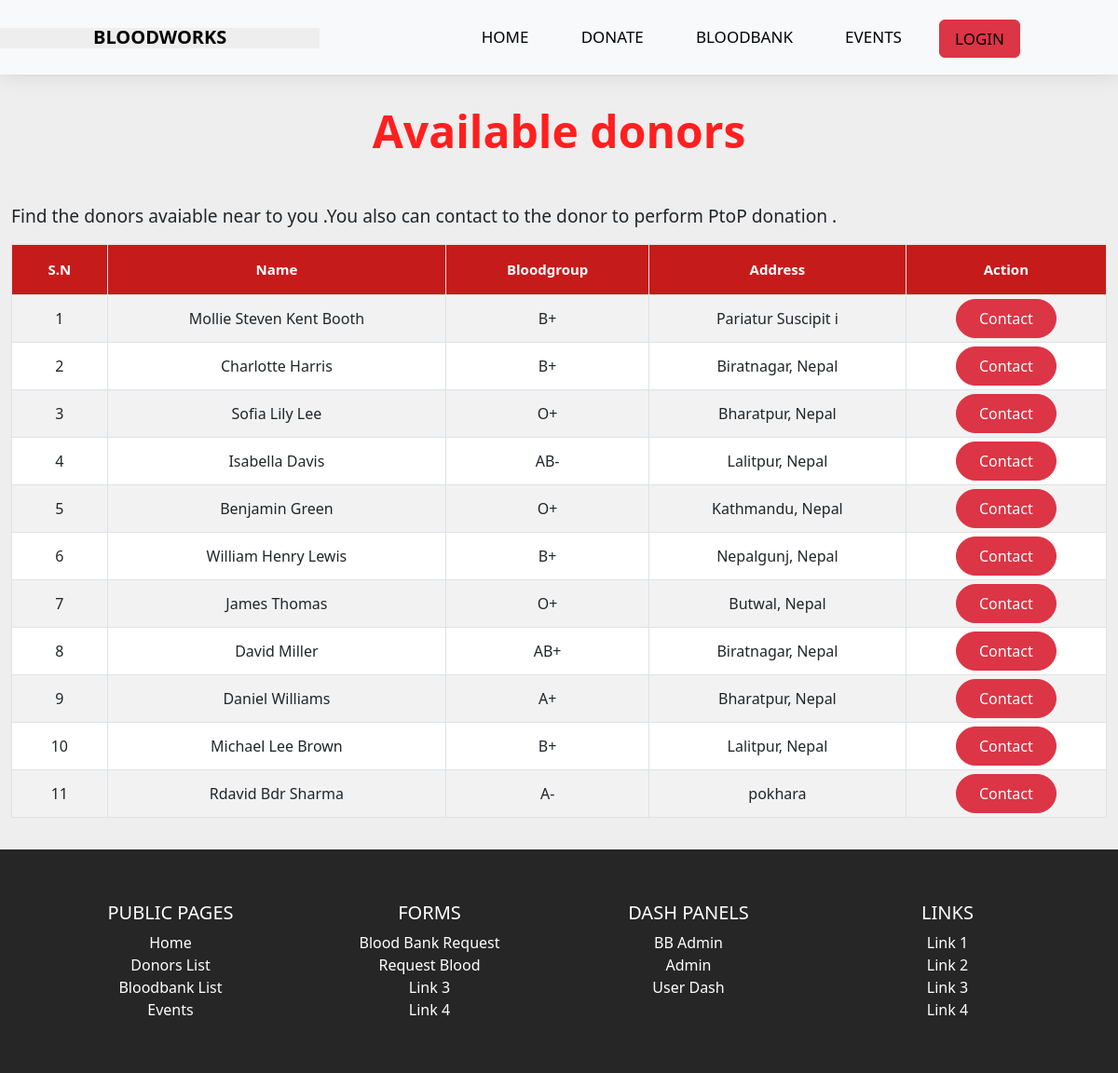
Before: /donorlist with the older database file.
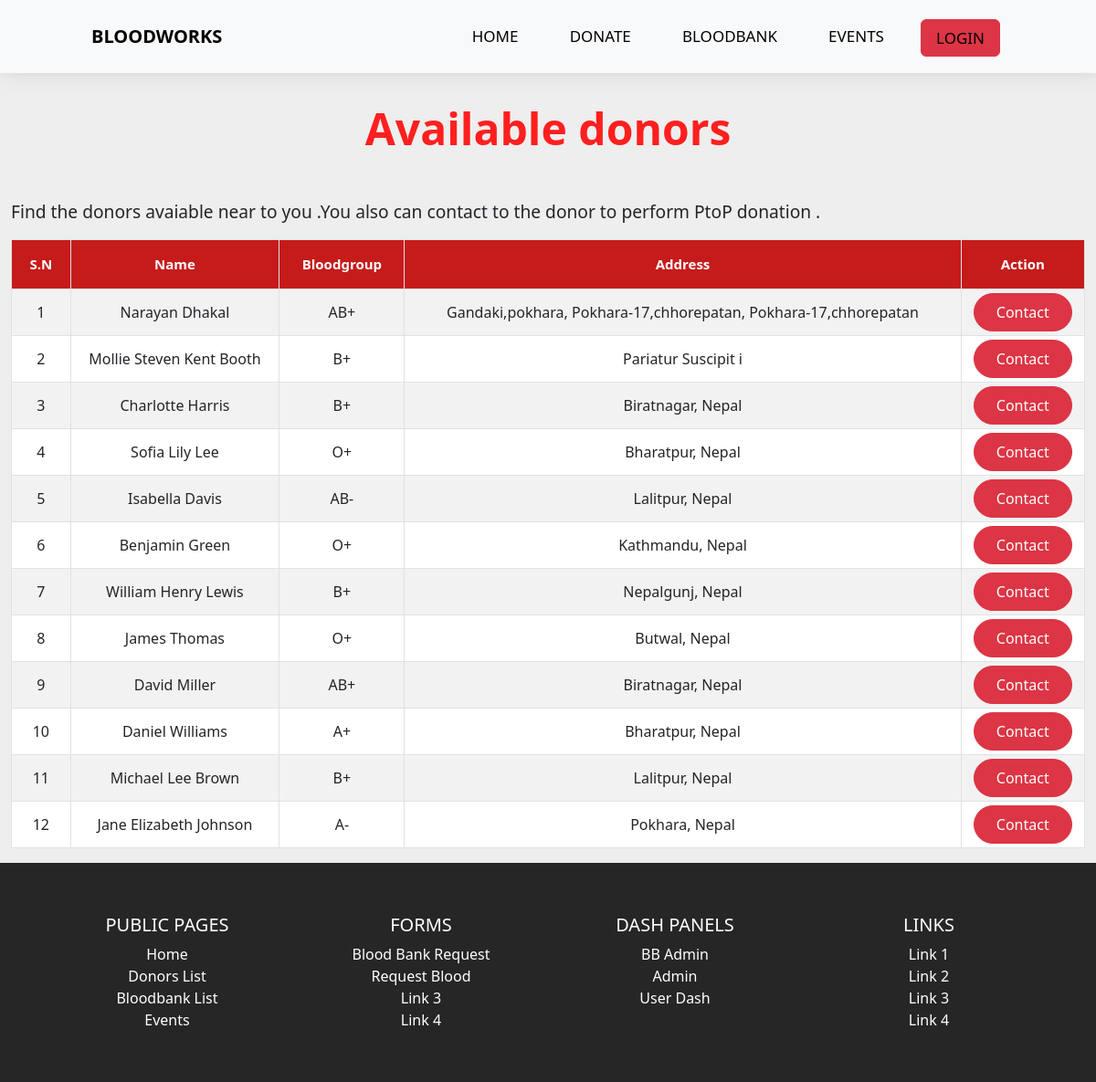
After: the same page with the newer database file.
### tables this page shows
CREATE TABLE `user` (
  `id` int(11) NOT NULL,
  `fname` varchar(20) DEFAULT NULL,
  `mname` varchar(20) DEFAULT NULL,
  `lname` varchar(20) DEFAULT NULL,
  `dateofbirth` date DEFAULT NULL,
  `email` varchar(50) DEFAULT NULL,
  `password` varchar(70) DEFAULT NULL,
  `username` varchar(25) DEFAULT NULL,
  `bloodgroup` varchar(5) DEFAULT NULL,
  `donor_availability` varchar(15) DEFAULT NULL,
  `address` varchar(100) DEFAULT NULL,
  `phone_no` varchar(100) DEFAULT NULL,
  `age` int(11) DEFAULT NULL,
  `last_donation_date` date DEFAULT NULL
);

### controllers/DonorList.php (called while the page is built, shortened)
<?php
class Donorlist
{
    public function index($a = "", $b = "", $c = "")
    {
        $donor = $this->donor();
        $data = [
            "donors" => $donor
        ];
        $this->view('donor-list', $data);
    }
    private function donor()
    {
        $donorlist = new Model;
        $donorlist->table = "user";
        $data = [
            "donor_availability" => "Available"
        ];
        $donor_list = $donorlist->where($data);
        return $donor_list;
    }
}

### includes/app.php (called while the page is built, shortened)
<?php
class App
{
    private $method = "index";
    public function splitURL()
    {
        $URL = $_GET['url'] ?? 'home';
        $URL = explode("/", trim($URL, "/"));
        return $URL;
    }
    public function loadController()
    {
        $URL = $this->splitURL();
        if($URL[0] == "dash"){
            if ($URL[0] == "dash" && !isset($URL[1])) {
                $filename = "controllers/Dash"  . ".php";
            } elseif ($URL[0] == "dash" && isset($URL[1])) {
                $filename = "controllers/" . $URL[0] . $URL[1] . ".php";
            }
        }
        elseif ($URL[0] == "admin"  ) {
            if ($URL[0] == "admin" && !isset($URL[1])) {
                $filename = "controllers/Admin"  . ".php";
            } elseif ($URL[0] == "admin" && isset($URL[1])) {
                $filename = "controllers/" . $URL[0] . $URL[1] . ".php";
            }
        }
        elseif ($URL[0] == "bbadmin"  ) {
            if ($URL[0] == "bbadmin" && !isset($URL[1])) {
                $filename = "controllers/bbadmin"  . ".php";
            } elseif ($URL[0] == "bbadmin" && isset($URL[1])) {
                $filename = "controllers/" . $URL[0] . $URL[1] . ".php";
            }
        }
        else{
            $filename = "controllers/" .$URL[0] . ".php";
        }
        if (file_exists($filename)) {
            unset($URL[0]);
        } else {
            $filename = "controllers/_404.php";
            require $filename;
            $this->controller = "_404";
        }
        $controller = new $this->controller;
        $URL = $URL ? array_values($URL) : [];
        call_user_func_array([$controller, $this->method], $URL);
    }
}

### index.php (called while the page is built, shortened)
<?php
$app = new App;
$app->loadController();
?>

### includes/functions.php (called while the page is built, shortened)
<?php
function checkIflLoggedIn(){
    if(isset($_SESSION['loggedin'])){
        return $_SESSION['u-type'];
    }
    else{
        return false;
    }
}

### includes/database.php (called while the page is built, shortened)
<?php
trait Database
{
    public function connect()
    {
        $string = "mysql:hostname=" . DBHOST . ";dbname=" . DBNAME;
        $con = new PDO($string, DBUSER, DBPASS);
        return $con;
    }
    public function query($query, $data = [])
    {
        $con = $this->connect();
        $stm = $con->prepare($query);
        $check = $stm->execute($data);
        if ($check) {
            $result = $stm->fetchAll(PDO::FETCH_OBJ);
            if (is_array($result) && count($result)) {
                return $result;
            }
        }
        return false;
    }
}

### includes/models.php (called while the page is built, shortened)
<?php
class Model
{
    public $table = "users";
    protected $limit = '100';
    protected $offset = 0;
    protected $order_type = "desc";
    public $order_column = "id";
    public function where($data, $data_not = [])
    {
        $keys = array_keys($data);
        $query = "select * from $this->table where ";
        foreach ($keys as $key) {
            $query .= $key . " = :" . $key . " && ";
        }
        $query = trim($query, " && ");
        $query .= " order by $this->order_column $this->order_type limit $this->limit offset $this->offset";
        $data = array_merge($data, $data_not);
        return $this->query($query, $data);
    }
}

### views/donor-list.views.php (the view, shortened to what this page needs)
<?php
$sn = 0;
?>
<?php include "header.php"; ?>
<main class="container-xxl top-gap">
    <div class="toast-container position-fixed bottom-0 end-0 p-3">
    </div>
    <div class="table-section">
        <h1 class="table-sec-title fw-bold display-5">Available donors</h1>
        <p>Find the donors avaiable near to you .You also can contact to the donor to perform PtoP donation .</p>
        <div style="overflow-x:auto;">
            <table id="datatable" class="table table-hover table-striped table-bordered table-sm" cellspacing=" 0" width="100%">
                <thead>
                    <tr>
                        <th>S.N</th>
                        <th>Name</th>
                        <th>Bloodgroup</th>
                        <th>Address</th>
                        <th>Action</th>
                    </tr>
                </thead>
                <?php
                if (empty($donors)) {
                    echo "No donor available";
                } else {
                    foreach ($donors as $donor) { ?>
                        <tr>
                            <td><?= ++$sn ?></td>
                            <td><?= $donor->fname . " " . $donor->mname . " " . $donor->lname; ?></td>
                            <td><?= $donor->bloodgroup; ?></td>
                            <td><?= $donor->address; ?></td>
                            <td>
                                <button data-id="<?= $donor->id; ?>" type="button" id="myBtn" class="btn btn-danger modal-btn edit-btn">Contact</button>
                            </td>
                        </tr>
                <?php
                    }
                }
                ?>
            </table>
        </div>
    </div>
</main>
<?php include "footer.php" ?>

### includes/Controller.php (shortened to what this page needs)
<?php
trait Controller
{
    public function view($name, $data=[])
    {
        $filename = "views/" . $name . ".views.php";
        if (file_exists($filename)) {
            require $filename;
        } else {
            $filename = "views/404.views.php";
            require $filename;
        }
    }
}

### views/header.php (shortened to what this page needs)
<!DOCTYPE html>
<html lang="en">
<head>
    <link href="https://cdn.jsdelivr.net/npm/bootstrap@5.3.0/dist/css/bootstrap.min.css" rel="stylesheet">
    <link href="https://cdn.jsdelivr.net/npm/simple-datatables@latest/dist/style.css" rel="stylesheet" type="text/css">
    <link rel="stylesheet" href="<?= HOSTNAME ?>/assets/css/style.css">
</head>
<body>
    <nav class="bb-navbar">
        <div class="brand d-inline-block">
            <a href="<?= HOSTNAME ?>"> <label class="logo">BLOODWORKS</label></a>
        </div>
        <ul>
            <li>
                <a href="<?= HOSTNAME ?>">HOME</a>
            </li>
            <li>
                <a href="<?= HOSTNAME ?>donorlist">DONATE</a>
            </li>
            <li>
                <a href="<?= HOSTNAME ?>bloodbanks">BLOODBANK</a>
            </li>
            <li>
                <a href="<?= HOSTNAME ?>events">EVENTS</a>
            </li>
            <li class="nav-item">
                <?php $checkIflLoggedIn = checkIflLoggedIn();
                if ($checkIflLoggedIn == false) { ?>
                    <a href="<?= HOSTNAME ?>/login" class="btn rounded btn-danger">LOGIN</a>
                <?php } else { ?>
                    <a href="<?= HOSTNAME ?><?= $checkIflLoggedIn ?>" class="btn rounded btn-success">DASH</a>
                <?php } ?>
            </li>
        </ul>
    </nav>

### views/footer.php (shortened to what this page needs)
<footer class=" text-center text-white" style="background-color:#262626; height:min-content">
    <div class="container p-4">
        <div class="row">
            <div class="col-lg-3 col-md-6 mb-4 mb-md-0">
                <h5 class="text-uppercase">Public Pages</h5>
                <ul class="list-unstyled mb-0">
                    <li>
                        <a href="<?= HOSTNAME ?>" class="text-white">Home</a>
                    </li>
                    <li>
                        <a href="<?= HOSTNAME ?>donorlist" class="text-white">Donors List</a>
                    </li>
                    <li>
                        <a href="<?= HOSTNAME ?>bloodbanks" class="text-white">Bloodbank List</a>
                    </li>
                    <li>
                        <a href="<?= HOSTNAME ?>events" class="text-white">Events</a>
                    </li>
                </ul>
            </div>
            <div class="col-lg-3 col-md-6 mb-4 mb-md-0">
                <h5 class="text-uppercase">Forms</h5>
                <ul class="list-unstyled mb-0">
                    <li>
                        <a href="<?= HOSTNAME ?>addbloodbank" class="text-white">Blood Bank Request</a>
                    </li>
                    <li>
                        <a href="<?= HOSTNAME ?>bloodrequest" class="text-white">Request Blood</a>
                    </li>
                    <li>
                        <a href="#!" class="text-white">Link 3</a>
                    </li>
                    <li>
                        <a href="#!" class="text-white">Link 4</a>
                    </li>
                </ul>
            </div>
            <div class="col-lg-3 col-md-6 mb-4 mb-md-0">
                <h5 class="text-uppercase">Dash Panels</h5>
                <ul class="list-unstyled mb-0">
                    <li>
                        <a href="<?= HOSTNAME ?>bbadmin" class="text-white">BB Admin</a>
                    </li>
                    <li>
                        <a href="<?= HOSTNAME ?>admin" class="text-white">Admin</a>
                    </li>
                    <li>
                        <a href="<?= HOSTNAME ?>dash" class="text-white">User Dash</a>
                    </li>
                </ul>
            </div>
            <div class="col-lg-3 col-md-6 mb-4 mb-md-0">
                <h5 class="text-uppercase">Links</h5>
                <ul class="list-unstyled mb-0">
                    <li>
                        <a href="#!" class="text-white">Link 1</a>
                    </li>
                    <li>
                        <a href="#!" class="text-white">Link 2</a>
                    </li>
                    <li>
                        <a href="#!" class="text-white">Link 3</a>
                    </li>
                    <li>
                        <a href="#!" class="text-white">Link 4</a>
                    </li>
                </ul>
            </div>
        </div>
    </div>
</footer>
</body>
</html>

### assets/css/style.css (style rules this page uses)
* { margin: 0; padding: 0; box-sizing: border-box; }
body { background: #eeeeee; }
main { min-height: 100vh; }
.bb-navbar { position: fixed; top: 0; background-color: #F8F9FA; height: 80px; width: 100%; z-index: 10; box-shadow: 1px .1px 20px rgb(209, 209, 209); }
label.logo { color: #000000; font-size: 20px; line-height: 80px; padding: 0 100px; font-weight: bold }
.bb-navbar ul { float: right; margin-right: 100px; }
.bb-navbar ul li { display: inline-block; line-height: 80px; margin: 0 5px; }
.bb-navbar ul li a { color: #000000; font-size: 17px; padding: 7px 16px; margin-left: 10px; border-radius: 3px; text-transform: uppercase; text-decoration: none; }
.btn { padding: 0.5em 1.5em; border-radius: 2em; }
.table-section { min-height: 100vh; position: relative; }
.table-sec-title { margin: 2rem 0 3rem 0; color: #ff1f1f; text-align: center; }
td, th { padding: 20px; height: 30px; justify-content: center; align-content: center; text-align: center; }
#datatable th { background-color: rgb(198, 27, 27); font-weight: bold; color: white; font-size: 15px; padding: 15px; text-align: center; }
.top-gap { padding-top: 80px; }
footer { background: #ff1f1f; color: #fff; padding: 2em; text-align: center; }
footer a { color: #fff; text-decoration: none; }
@media screen and (min-width: 769px) { p { font-size: 1.2em; } }

Changed rows visible on the page:
no longer on this page (row edited): user: fname "Rdavid", mname "Bdr", lname "Sharma", bloodgroup "A-", address "pokhara"
added user: fname "Narayan", lname "Dhakal", bloodgroup "AB+", address "Gandaki,pokhara, Pokhara-17,chhorepatan, Pokhara-17,chhorepatan"
now on this page (row edited): user: fname "Jane", mname "Elizabeth", lname "Johnson", bloodgroup "A-", address "Pokhara, Nepal"
